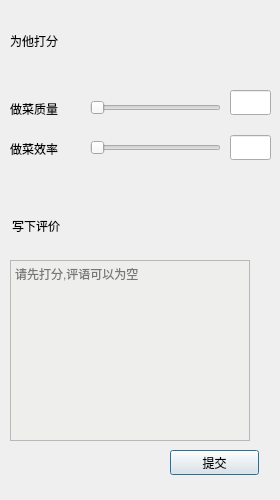
<?xml version="1.0" encoding="UTF-8"?>
<ui version="4.0">
 <class>Servercomment</class>
 <widget class="QDialog" name="Servercomment">
  <property name="geometry">
   <rect>
    <x>0</x>
    <y>0</y>
    <width>280</width>
    <height>500</height>
   </rect>
  </property>
  <property name="windowTitle">
   <string>点评服务生</string>
  </property>
  <property name="styleSheet">
   <string notr="true">background-image: url(:/images/true.jpg);</string>
  </property>
  <widget class="QLabel" name="label_2">
   <property name="geometry">
    <rect>
     <x>12</x>
     <y>200</y>
     <width>171</width>
     <height>51</height>
    </rect>
   </property>
   <property name="styleSheet">
    <string notr="true">font: 75 20pt &quot;Ume Gothic&quot;;</string>
   </property>
   <property name="text">
    <string>写下评价</string>
   </property>
  </widget>
  <widget class="QPushButton" name="pushButton">
   <property name="geometry">
    <rect>
     <x>170</x>
     <y>450</y>
     <width>89</width>
     <height>25</height>
    </rect>
   </property>
   <property name="text">
    <string>提交</string>
   </property>
  </widget>
  <widget class="QTextEdit" name="textEdit">
   <property name="geometry">
    <rect>
     <x>10</x>
     <y>260</y>
     <width>240</width>
     <height>181</height>
    </rect>
   </property>
   <property name="styleSheet">
    <string notr="true">background-color: rgb(238, 238, 236);</string>
   </property>
   <property name="placeholderText">
    <string>请先打分,评语可以为空</string>
   </property>
  </widget>
  <widget class="QLabel" name="label_3">
   <property name="geometry">
    <rect>
     <x>10</x>
     <y>100</y>
     <width>67</width>
     <height>17</height>
    </rect>
   </property>
   <property name="text">
    <string>做菜质量</string>
   </property>
  </widget>
  <widget class="QLabel" name="label_4">
   <property name="geometry">
    <rect>
     <x>10</x>
     <y>140</y>
     <width>67</width>
     <height>17</height>
    </rect>
   </property>
   <property name="text">
    <string>做菜效率</string>
   </property>
  </widget>
  <widget class="QSlider" name="horizontalSlider">
   <property name="geometry">
    <rect>
     <x>90</x>
     <y>140</y>
     <width>131</width>
     <height>16</height>
    </rect>
   </property>
   <property name="orientation">
    <enum>Qt::Horizontal</enum>
   </property>
  </widget>
  <widget class="QLineEdit" name="lineEdit_2">
   <property name="geometry">
    <rect>
     <x>230</x>
     <y>135</y>
     <width>41</width>
     <height>25</height>
    </rect>
   </property>
  </widget>
  <widget class="QSlider" name="slider">
   <property name="geometry">
    <rect>
     <x>90</x>
     <y>100</y>
     <width>131</width>
     <height>16</height>
    </rect>
   </property>
   <property name="orientation">
    <enum>Qt::Horizontal</enum>
   </property>
  </widget>
  <widget class="QLineEdit" name="lineEdit">
   <property name="geometry">
    <rect>
     <x>230</x>
     <y>90</y>
     <width>41</width>
     <height>25</height>
    </rect>
   </property>
  </widget>
  <widget class="QLabel" name="label">
   <property name="geometry">
    <rect>
     <x>10</x>
     <y>10</y>
     <width>121</width>
     <height>61</height>
    </rect>
   </property>
   <property name="text">
    <string>为他打分</string>
   </property>
  </widget>
 </widget>
 <resources/>
 <connections/>
</ui>
